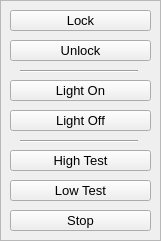
       <widget class="QFrame" name="frame_7">
        <property name="geometry">
         <rect>
          <x>200</x>
          <y>310</y>
          <width>161</width>
          <height>241</height>
         </rect>
        </property>
        <property name="frameShape">
         <enum>QFrame::StyledPanel</enum>
        </property>
        <property name="frameShadow">
         <enum>QFrame::Raised</enum>
        </property>
        <widget class="QPushButton" name="button_lock">
         <property name="geometry">
          <rect>
           <x>10</x>
           <y>10</y>
           <width>141</width>
           <height>21</height>
          </rect>
         </property>
         <property name="font">
          <font>
           <pointsize>10</pointsize>
          </font>
         </property>
         <property name="text">
          <string>Lock</string>
         </property>
        </widget>
        <widget class="QPushButton" name="button_unlock">
         <property name="geometry">
          <rect>
           <x>10</x>
           <y>40</y>
           <width>141</width>
           <height>21</height>
          </rect>
         </property>
         <property name="font">
          <font>
           <pointsize>10</pointsize>
          </font>
         </property>
         <property name="text">
          <string>Unlock</string>
         </property>
        </widget>
        <widget class="QPushButton" name="button_light_on">
         <property name="geometry">
          <rect>
           <x>10</x>
           <y>80</y>
           <width>141</width>
           <height>21</height>
          </rect>
         </property>
         <property name="font">
          <font>
           <pointsize>10</pointsize>
          </font>
         </property>
         <property name="text">
          <string>Light On</string>
         </property>
        </widget>
        <widget class="QPushButton" name="button_light_off">
         <property name="geometry">
          <rect>
           <x>10</x>
           <y>110</y>
           <width>141</width>
           <height>21</height>
          </rect>
         </property>
         <property name="font">
          <font>
           <pointsize>10</pointsize>
          </font>
         </property>
         <property name="text">
          <string>Light Off</string>
         </property>
        </widget>
        <widget class="Line" name="line_3">
         <property name="geometry">
          <rect>
           <x>20</x>
           <y>70</y>
           <width>118</width>
           <height>3</height>
          </rect>
         </property>
         <property name="orientation">
          <enum>Qt::Horizontal</enum>
         </property>
        </widget>
        <widget class="QPushButton" name="button_peltier_high">
         <property name="geometry">
          <rect>
           <x>10</x>
           <y>150</y>
           <width>141</width>
           <height>21</height>
          </rect>
         </property>
         <property name="font">
          <font>
           <pointsize>10</pointsize>
          </font>
         </property>
         <property name="text">
          <string>High Test</string>
         </property>
        </widget>
        <widget class="QPushButton" name="button_peltier_low">
         <property name="geometry">
          <rect>
           <x>10</x>
           <y>180</y>
           <width>141</width>
           <height>21</height>
          </rect>
         </property>
         <property name="font">
          <font>
           <pointsize>10</pointsize>
          </font>
         </property>
         <property name="text">
          <string>Low Test</string>
         </property>
        </widget>
        <widget class="Line" name="line_4">
         <property name="geometry">
          <rect>
           <x>20</x>
           <y>140</y>
           <width>118</width>
           <height>3</height>
          </rect>
         </property>
         <property name="orientation">
          <enum>Qt::Horizontal</enum>
         </property>
        </widget>
        <widget class="QPushButton" name="button_peltier_stop">
         <property name="geometry">
          <rect>
           <x>10</x>
           <y>210</y>
           <width>141</width>
           <height>21</height>
          </rect>
         </property>
         <property name="font">
          <font>
           <pointsize>10</pointsize>
          </font>
         </property>
         <property name="text">
          <string>Stop</string>
         </property>
        </widget>
       </widget>
